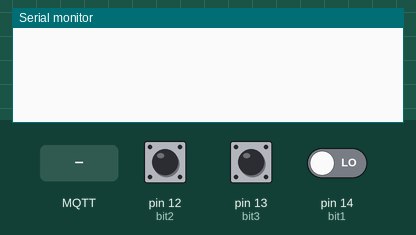
Simulated run of this sketch. Board: Arduino Uno, built with avr-gcc and run on an emulated ATmega328P. On the bench: the last lines printed to the serial monitor. Inputs (shaded band) come from the test bench; at power-on: pin 12 (bit2) HIGH, pin 13 (bit3) HIGH, pin 14 (bit1) LOW. No MQTT or app messages arrive unless stated.

Above: at 2.3 s.
2.4 s: MQTT message "1" arrives on the first subscribed topic
At 3.0 s:
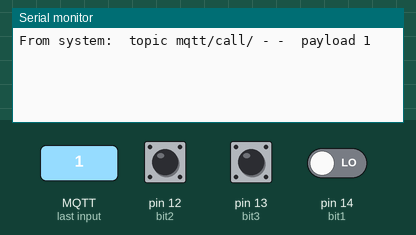
4.0 s: MQTT message "on" arrives on the first subscribed topic
At 4.8 s:
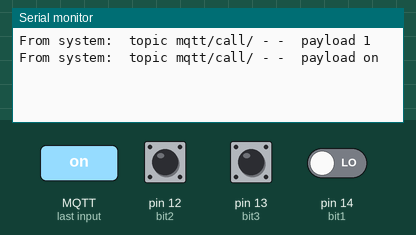
6.0 s: MQTT message "off" arrives on the first subscribed topic
At 7.8 s:
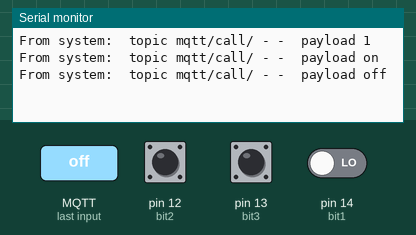

Measured:
- after the input at 2.4 s, the serial monitor: prints a new line after 0.11 s (image 1)
- after the input at 4.0 s, the serial monitor: prints a new line after 0.52 s (image 2)
- after the input at 6.0 s, the serial monitor: prints a new line after 0.52 s (image 3)

The sketch:

HealthMQTTClient.ino
```cpp
/*
  MQTTClient -- Wi-Fi.
  Board : NodeMCU 1.0 - ESP8266.
  The board monitors the bed call buttons and the call cancel button.
  Before an active signal, it sends a Json data with the origin of the signal through Wi-Fi using the MQTT protocol.
  Author: gottigjavier@gmail.com
*/

// Atención: por el momento se utiliza un pin para cada botón de cama, lo que restringe a un número máximo de 3.
// Se puede extender a 7 camas más botón de anulación (2³) si utilizamos cada pin como bit de un sistema binario.
// Entonces, cada cable de señal que proviene del botón puede disgregarse en bits = 1 y según la combinación enviar el json.

#include "defines.h"

#include "EspMQTTClient.h"
#include <ArduinoJson.h>


EspMQTTClient client(
  ssid,
  wifipass,
  broker,  // MQTT Broker server ip
  //"MQTTUsername",   // Can be omitted if not needed
  //"MQTTPassword",   // Can be omitted if not needed
  device,  // Client name that uniquely identify your device
  port     // The MQTT port, default to 1883. this line can be omitted
);


void setup() {
  //  pinMode(pinBed1, INPUT);
  //  pinMode(pinBed2, INPUT);
  pinMode(bit1, INPUT);  // Initialize pins as an input buttons
  pinMode(bit2, INPUT);
  pinMode(bit3, INPUT);
  Serial.begin(9600);

  // Optionnal functionnalities of EspMQTTClient :
  client.enableDebuggingMessages();  // Enable debugging messages sent to serial output
}

// This function is called once everything is connected (Wifi and MQTT)
// WARNING : YOU MUST IMPLEMENT IT IF YOU USE EspMQTTClient
void onConnectionEstablished() {

  // Subscribe to "mqtt/call/" and display received message to Serial
  client.subscribe("mqtt/call/", [](const String& topic, const String& payload) {
    Serial.println("From system:  topic " + topic + " - -  payload " + payload);
  });
}


// The app discards repeated button strokes as long as they are not high-frequency.
void readButtons() {
  //  if ( digitalRead(pinBed1) == HIGH ){
  //    call(pinBed1);
  //    delay(debDelay);
  //  }
  //  if ( digitalRead(pinBed2) == HIGH ){
  //    call(pinBed2);
  //    delay(debDelay);
  //  }
  // 001
  if (digitalRead(bit3) == LOW && digitalRead(bit2) == LOW && digitalRead(bit1) == HIGH) {
    call(callBed1);
    delay(debDelay);
  }
  // 010
  if (digitalRead(bit3) == LOW && digitalRead(bit2) == HIGH && digitalRead(bit1) == LOW) {
    call(callBed2);
    delay(debDelay);
  }
  // 011
  if (digitalRead(bit3) == LOW && digitalRead(bit2) == HIGH && digitalRead(bit1) == HIGH) {
    call(callBed3);
    delay(debDelay);
  }
  // 100
  if (digitalRead(bit3) == HIGH && digitalRead(bit2) == LOW && digitalRead(bit1) == LOW) {
    call(callBed4);
    delay(debDelay);
  }
  // 101
  if (digitalRead(bit3) == HIGH && digitalRead(bit2) == LOW && digitalRead(bit1) == HIGH) {
    call(callBed5);
    delay(debDelay);
  }
  // 110
  if (digitalRead(bit3) == HIGH && digitalRead(bit2) == HIGH && digitalRead(bit1) == LOW) {
    call(callBed6);
    delay(debDelay);
  }
  // 111
  if (digitalRead(bit3) == HIGH && digitalRead(bit2) == HIGH && digitalRead(bit1) == HIGH) {
    call(roomReset);
    delay(debDelay);
  }
}

void call(int boolNum) {
  String bed;
  boolean state;
  switch (boolNum) {
    //case pinBed1: bed = room + "," + bed1; state = true; break;
    //case pinBed2: bed = room + "," + bed2; state = true; break;
    case callBed1:
      bed = room + "," + bed1;
      state = true;
      break;
    case callBed2:
      bed = room + "," + bed2;
      state = true;
      break;
    case callBed3:
      bed = room + "," + bed3;
      state = true;
      break;
    case callBed4:
      bed = room + "," + bed4;
      state = true;
      break;
    case callBed5:
      bed = room + "," + bed5;
      state = true;
      break;
    case callBed6:
      bed = room + "," + bed6;
      state = true;
      break;
    case roomReset:
      bed = room + ",0";
      state = false;
      break;
    default: break;
  }

  StaticJsonDocument<200> doc;
  // Add values in the document
  doc["key"] = key;
  doc["bed"] = bed;
  doc["state"] = state;

  // JSON to String (serializion)
  String output;
  serializeJson(doc, output);

  // Print JSON for debugging
  //Serial.println(output);

  // Publish a message to "mytopic/test"
  client.publish("mqtt/call/", output);  // You can activate the retain flag by setting the third parameter to true
}

void loop() {
  client.loop();
  readButtons();
}
```

defines.h
```cpp
// (licence header left out)
// Wi-Fi and MQTT conection

const char* ssid = "SSID";
const char* wifipass = "network password";
const char* broker = "192.168.0.36";
const char* device = "Board of Room: 1"; // Put the room number to identify the device.
const int port = 1883;


// Source of the active signal. To configure the Json
const String bed1 = "1";
const String bed2 = "2";
const String bed3 = "3";
const String bed4 = "4";
const String bed5 = "5";
const String bed6 = "6";
const String room = "1";
const String key = "this&is$a$key&to?prevent?hacking";


// Push Buttons connection
//const int pinBed1 = 5; // GPIO5 - D1
//const int pinBed2 = 4; // GPIO4 - D2
const int bit1 = 14; // GPIO14 - D5
const int bit2 = 12; // GPIO12 - D6
const int bit3 = 13; // GPIO13 - D7

// beds
const int callBed1 = 1;
const int callBed2 = 2;
const int callBed3 = 3;
const int callBed4 = 4;
const int callBed5 = 5;
const int callBed6 = 6;
const int roomReset = 0;


// Debounce delay
const int debDelay = 1000;
```
